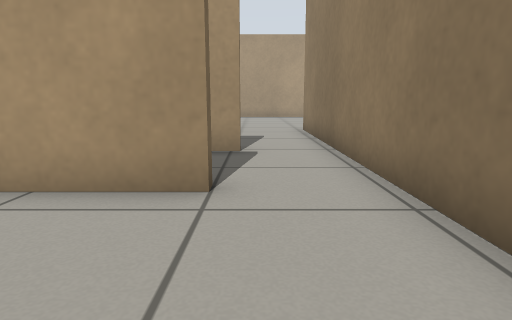
View 1 (above)

16 first-person views from a walk through a Gazebo world. The camera is 0.5 m above the floor, tilts 10° down and sees 75° across. The floor is counted in squares, 0.5 m on a side. Each view is taken from the middle of a square. On the plan, view 1 faces up. The plan holds only what a view shows up to about 12 squares ahead; the rest is blank.

View 2
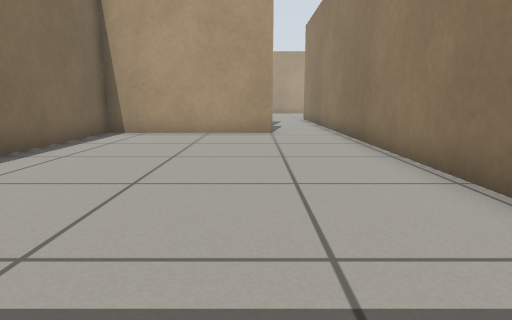

View 3
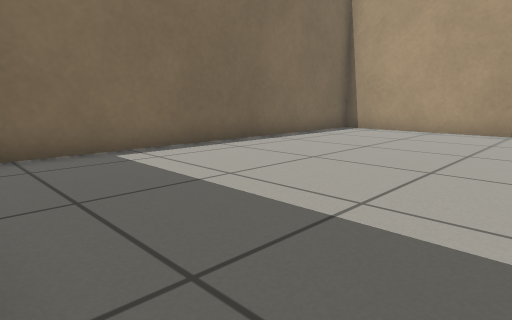

View 4
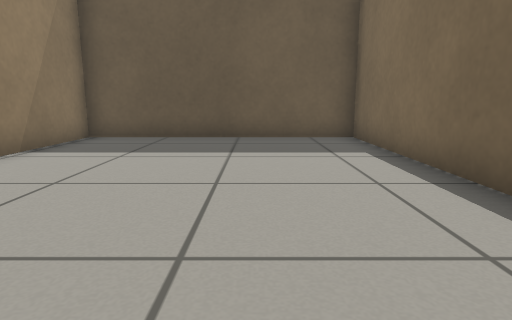

View 5
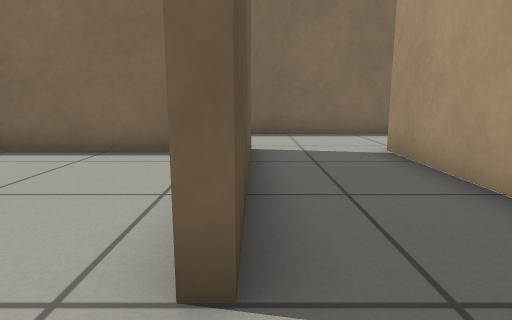

View 6
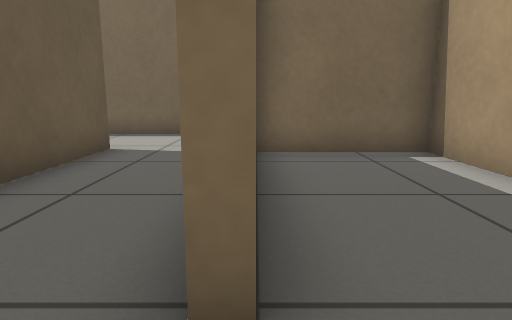

View 7
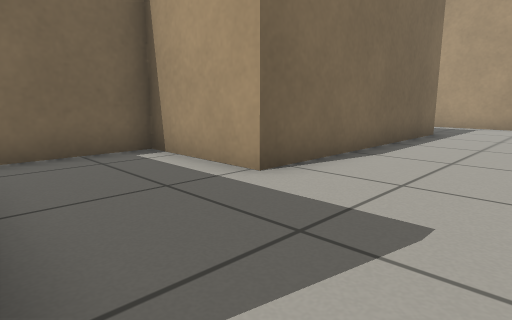

View 8
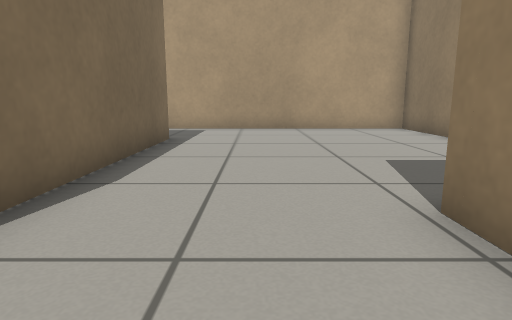

View 9
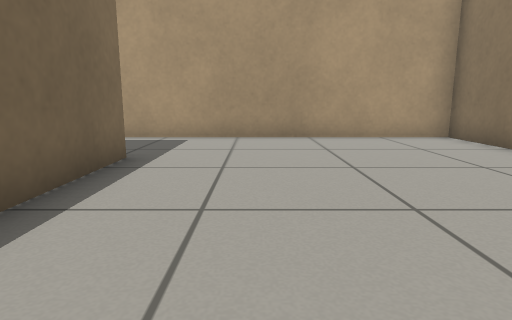

View 10
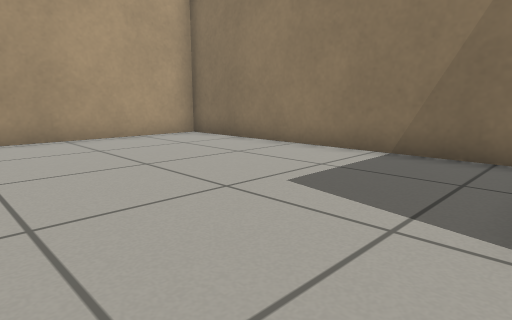

View 11
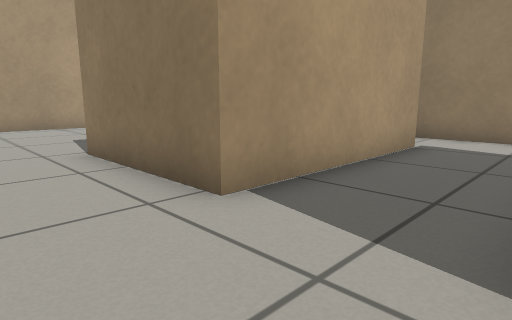

View 12
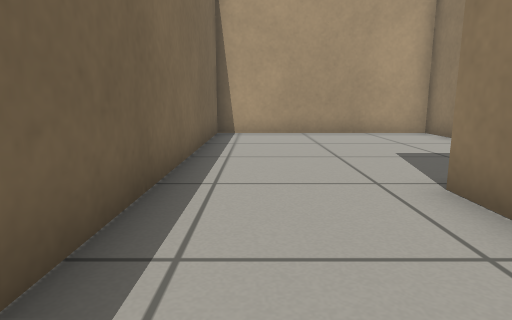

View 13
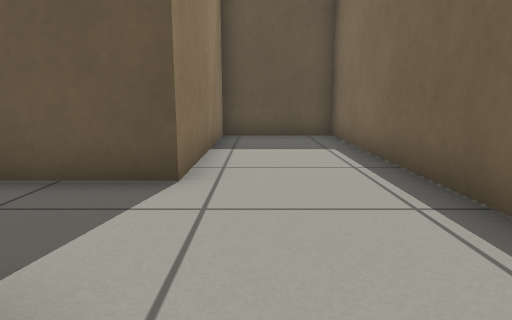

View 14
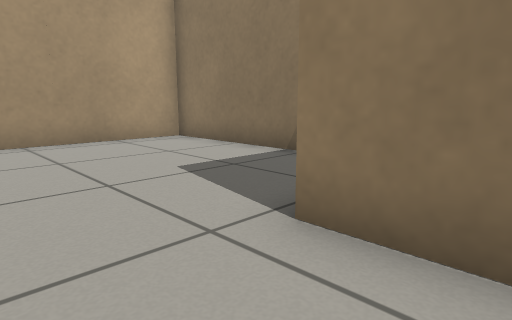

View 15
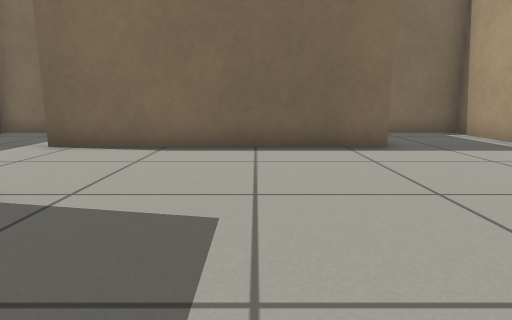

View 16
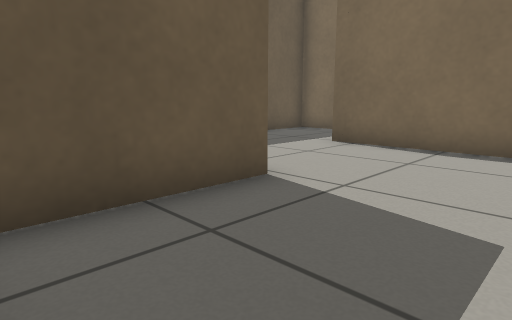

### Floor plan
Ten units are one square. View 1 is at (0, 0); x grows to the right and y downward. Boxes are objects, and circles mark ways between rooms. Rooms are numbered by the first view taken in them; rooms with no view inside come last. Other rooms are left out.
<svg viewBox="-97 -218 156 306">
<path fill="none" stroke="#000" d="M-5 -36 -57 -36 -57 83 17 83 17 -44M-5 -39 -5 -36M-23 -104 -55 -104 -55 -70 -35 -70M17 -64 17 -104M-23 -180 -23 -104M54 -128 54 -213 -55 -213 -55 -191M17 -104 17 -119M17 -119 47 -119M-26 -131 -26 -176 -92 -176 -92 18 -60 18 -60 -39 -5 -39M-2 -67 -58 -67 -58 -107M17 -44 17 -64"/>
<circle cx="5" cy="-40" r="3" fill="#2a7"/>
<circle cx="0" cy="-115" r="3" fill="#2a7"/>
<circle cx="5" cy="-70" r="3" fill="#2a7"/>
<text x="-20" y="20">1</text>
<text x="-20" y="-90">2</text>
<text x="10" y="-170">3</text>
<text x="-70" y="-100">4</text>
</svg>
Room 1 opens to room 4. Room 2 opens to room 3. Room 2 opens to room 4.

Where each view was taken, in squares from view 1:
view 1: 0 up, 0 right, facing up
view 2: 7 down, 1 left, facing up
view 3: 8 down, 1 right, facing up-left
view 4: 1 up, 3 left, facing down
view 5: 4 up, 1 right, facing left
view 6: 7 up, 1 right, facing left
view 7: 7 up, 1 right, facing up-left
view 8: 9 up, 0 right, facing up
view 9: 12 up, 0 right, facing up
view 10: 12 up, 1 left, facing up-right
view 11: 4 up, 8 left, facing up-right
view 12: 7 up, 8 left, facing up
view 13: 8 up, 7 left, facing down
view 14: 9 up, 8 left, facing up-right
view 15: 15 up, 5 right, facing left
view 16: 15 up, 5 right, facing down-left
